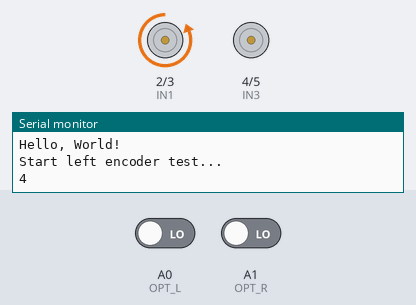
This sketch was run on a simulated Arduino Uno, built with avr-gcc and run on an emulated ATmega328P. On the bench: motor-driver pin pairs drawn as motors (green arrow = first pin HIGH = forward, orange = second pin HIGH = backward, longer = more drive, scaled by the enable pin), the last lines printed to the serial monitor. The inputs (shaded band) are chosen by the test bench; at power-on: A0 (OPT_L) LOW, A1 (OPT_R) LOW.

Above: at 0.1 s.
At 3.1 s:
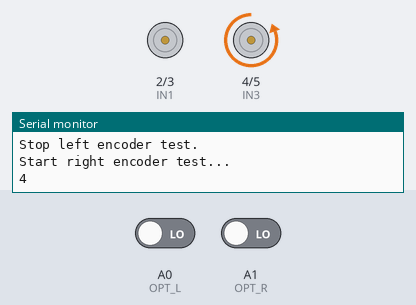
At 4.1 s:
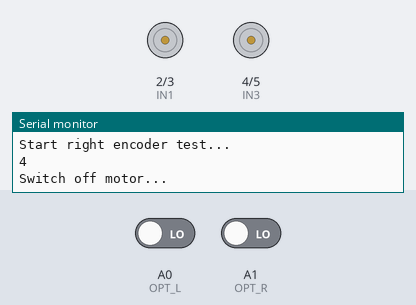
Timing chart, 0 to 5.6 s (numbered marks = the images above):
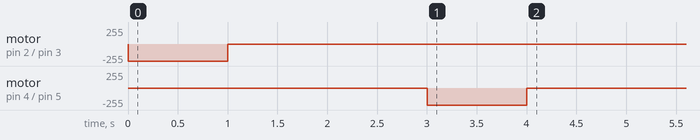

The sketch:

encoder_test.ino
```cpp
#include "NanoBot.h"

void setup() {
  NanoInitialise();
  _NanoEncoderTest('l');
  delay(1000);
  _NanoEncoderTest('r');
}

void loop() {
}
```

NanoBot.cpp
```cpp
/*
  Robot.cpp - Library to control robots
  Created by D'Cruz A., Knowlden G., Siew K., November 2015
  Last updated 2015-11-03
*/

//include header files
#include "NanoBot.h"
#include "PinChangeInt.h"

//variables
char _Nano_left_direction;
char _Nano_right_direction;

int _Nano_left_ticks;
int _Nano_left_ticks_last;
bool _Nano_debug_print_encoder_left;  //left optocoupler not working
bool _Nano_debug_print_encoder_right;
long _Nano_debug_start_time_micros;

int _Nano_right_ticks;

long _Nano_left_micros;
long _Nano_left_micros_last;

float _Nano_left_speed;

//functions
void NanoInitialise() {
  //initialise the nanoBot

  //start serial
  Serial.begin(9600);
  Serial.println("Hello, World!");

  //initialise the motors
  _NanoInitialiseMotors();

  //initialise the optocouplers
  pinMode(OPT_L, INPUT);
  PCintPort::attachInterrupt(OPT_L, _NanoOptocouplerLeft, RISING); //only detect slits (it's 0 on slit and 1 on wood so we are detecting moving from slit to wood right?)
  pinMode(OPT_R, INPUT);
  PCintPort::attachInterrupt(OPT_R, _NanoOptocouplerRight, RISING); //only detect slits


  //initialise the interrupts
  cli(); //pause interrupts to set up sensitive stuff

  //set timer1 interrupt at 10Hz
  TCCR1A = 0;// set entire TCCR1A register to 0
  TCCR1B = 0;// same for TCCR1B
  TCNT1  = 0;//initialize counter value to 0
  // set compare match register for 100hz increments
  OCR1A = 155;// = (16*10^6) / (100*1024) - 1 (must be <65536)
  // turn on CTC mode
  TCCR1B |= (1 << WGM12);
  // Set CS10 and CS12 bits for 1024 prescaler
  TCCR1B |= (1 << CS12) | (1 << CS10);
  // enable timer compare interrupt
  TIMSK1 |= (1 << OCIE1A);

  sei(); //resume interrupts
}

void _NanoInitialiseMotors() {
  //initialise the motors according to the #defines from the header file
  pinMode(EN1, OUTPUT);
  pinMode(EN2, OUTPUT);
  pinMode(IN1, OUTPUT);
  pinMode(IN2, OUTPUT);
  pinMode(IN3, OUTPUT);
  pinMode(IN4, OUTPUT);
}

void NanoDrive(float motor_a_speed, float motor_b_speed)
{
  //Move both motors at defined speeds/directions
  //speed is truncated in the range {-1 <= speed <= 1}
  //positive speeds are forward, negative speeds are backward

  //truncate speeds
  if (motor_a_speed > 1) {
    motor_a_speed = 1;
  } else if (motor_a_speed < -1) {
    motor_a_speed = -1;
  }
  if (motor_b_speed > 1) {
    motor_b_speed = 1;
  } else if (motor_b_speed < -1) {
    motor_b_speed = -1;
  }

  boolean in1, in2, in3, in4;

  if (motor_a_speed > 0) { //forward
    in1 = LOW;
    in2 = HIGH;
    _Nano_left_direction = 0; //todo: fix this
    _Nano_right_direction = 0; //todo: fix this
  } else { //backward
    in1 = HIGH;
    in2 = LOW;
    _Nano_left_direction = 1; //todo: fix this
    _Nano_right_direction = 1; //todo: fix this
  }

  if (motor_b_speed > 0) { //forward
    in3 = LOW;
    in4 = HIGH;
    _Nano_left_direction = 0; //todo: fix this
    _Nano_right_direction = 0; //todo: fix this
  } else { //backward
    in3 = HIGH;
    in4 = LOW;
    _Nano_left_direction = 1; //todo: fix this
    _Nano_right_direction = 1; //todo: fix this
  }

  //set the motors
  digitalWrite(IN1, in1);
  digitalWrite(IN2, in2);
  digitalWrite(IN3, in3);
  digitalWrite(IN4, in4);

  //run the motors
  int speed_a = abs(motor_a_speed) * 255;
  int speed_b = abs(motor_b_speed) * 255;
  analogWrite(EN1, speed_a);
  analogWrite(EN2, speed_b);

}

//these next 2 functions will eventually be replaced by ones with closed loops
void NanoForward(int duration) {
  NanoDrive(1, 1);
  delay(duration);
  NanoStop();
}

void NanoBackward(int duration) {
  NanoDrive(-1, -1);
  delay(duration);
  NanoStop();
}

void NanoStop() {
  //stop moving
  NanoDrive(0, 0);
}

void NanoTurn(char turn_direction, int duration) {
  if (turn_direction == 'a' || turn_direction == 'l') {
    NanoDrive(-1, 1);
  }
  else if (turn_direction == 'd' || turn_direction == 'r') {
    NanoDrive(1, -1);
  } else {
    Serial.print("Turn direction: '");
    Serial.print(turn_direction);
    Serial.println("' not recongised.");
  }
  delay(duration);
  NanoStop();
}

void _NanoOptocouplerLeft() {
  //callback for the left optocoupler
  if (_Nano_left_direction) { //driving forward
    _Nano_left_ticks++;
  } else { //driving backward
    _Nano_left_ticks--;
  }

  if (_Nano_debug_print_encoder_left) {
    Serial.println(micros() - _Nano_debug_start_time_micros);
    //Serial.println(_Nano_left_ticks);
    //Serial.print("\t");
  }

}

void _NanoOptocouplerRight() {
  //callback for the right optocoupler
  if (_Nano_right_direction) { //driving forward
    _Nano_right_ticks++;
  } else { //driving backward
    _Nano_right_ticks--;
  }

  if (_Nano_debug_print_encoder_right) {
    Serial.println(micros() - _Nano_debug_start_time_micros);
    //Serial.println(_Nano_left_ticks);
    //Serial.print("\t");
  }
}

void _NanoEncoderTest(char encoder_side) {
  //a small function to help test the encoders

  //encoder_side: 'l' or 'r' encoder to be tested

  if (encoder_side == 'r') {
    Serial.println("Start right encoder test...");
    _Nano_debug_print_encoder_right = true;
  } else if (encoder_side == 'l') {
    Serial.println("Start left encoder test...");
    _Nano_debug_print_encoder_left = true;
  } else {
    Serial.println("ERROR: Invalid encoder type.");
    return;
  }

  _Nano_debug_start_time_micros = micros();

  Serial.println(micros() - _Nano_debug_start_time_micros);

  if (encoder_side == 'r') {
    NanoDrive(0, 1);
  } else {
    NanoDrive(1, 0);
  }
  delay(1000);
  NanoDrive(0, 0);
  Serial.println("Switch off motor...");
  delay(1000);

  if (encoder_side == 'r') {
    Serial.println("Stop right encoder test.");
    _Nano_debug_print_encoder_right = false;
  } else if (encoder_side == 'l') {
    Serial.println("Stop left encoder test.");
    _Nano_debug_print_encoder_left = false;
  }
}

//void NanoDriveStraightForwardNaive(int distance) {
//  //still very much under development
//  //this is a function to drive straight, and it is very cute and naive.
//  //it doen't actually drive straight
//  //it will drive a total distance of 'distance' mm
//
//  //work out how many ticks we want to travel
//  int distance_ticks = distance / (2 * PI * RADIUS / SLITS);
//
//  //get the initial positions. we will try and increase them by the same amount
//  int final_left_ticks = _Nano_left_ticks + distance_ticks;
//  int final_right_ticks = _Nano_right_ticks + distance_ticks;
//
//  //the 'tick difference' should be maintained
//  int initial_tick_difference = _Nano_left_ticks - _Nano_right_ticks;
//
//  //initial power
//  int left_power = 200;
//  int right_power = 200;
//
//  char to_rest = 5; //number of ticks it takes to stop. around 6 at 255 speed
//  char thres = 1; //sensitivity to tick difference
//  char inc = 3; //amount to increment or decrement the power
//  char delay_time = 10; //ms to delay each loop
//
//  while (_Nano_left_ticks + to_rest < final_left_ticks && _Nano_right_ticks + to_rest < final_right_ticks) {
//    int tick_difference = _Nano_left_ticks - _Nano_right_ticks;
//    int tick_delta = tick_difference - initial_tick_difference; //how far we have done left or right
//    if (tick_difference > thres) {
//      //we are too far to the right
//      Serial.print(tick_difference);
//      Serial.println(": To far to right");
//      left_power -= inc;
//      right_power += inc;
//      Serial.print((int)left_power);
//      Serial.println((int)right_power);
//    } else if (tick_difference < -thres) {
//      //we are too far to the left
//      Serial.print(tick_difference);
//      Serial.println(": To far to left");
//      left_power += inc;
//      right_power -= inc;
//      Serial.print((int)left_power);
//      Serial.println((int)right_power);
//    } else {
//      Serial.print(tick_difference);
//      Serial.println(": Good");
//      Serial.print((int)left_power);
//      Serial.println((int)right_power);
//    }
//
//    //bound them
//    if (left_power > 255) {
//      left_power = 255;
//    }
//    if (left_power < 0) {
//      left_power = 0;
//    }
//    if (right_power > 255) {
//      right_power = 255;
//    }
//    if (right_power < 0) {
//      right_power = 0;
//    }
//
//    //begin driving, leave room for corrections
//    NanoDrive(1, left_power, 1);
//    NanoDrive(0, right_power, 1);
//
//    delay(delay_time); //give enough time for a tick or two
//  }
//
//  //we will arrive if we slow down now
//  NanoDrive(1, 0, 1);
//  NanoDrive(0, 0, 1);
//}

ISR(TIMER1_COMPA_vect) {
  /*long time_micros = micros();

    if (time_micros - _Nano_left_micros_last > 50000) { //if nothing for 50ms
  	//_Nano_left_speed = 0;
    }*/

  //calculate wheel speed
  /*
    _Nano_left_micros = micros();

    _Nano_left_speed = 1000000*(2*PI/SLITS)/(_Nano_left_micros - _Nano_left_micros_last); //speed in radians/second

    _Nano_left_micros_last = _Nano_left_micros;*/

  //really calculate speed

  //code for PID control

  /*float Kp = 0.8;
    float Ki = 0;
    float Kd = 0;

    static int r_old=0, e_old=0, e_old2=0;
    e_func = v_des - _Nano_left_speed;
    r_mot = r_old + Kp*(e_func-e_old) + Ki*(e_func+e_old)/2 + Kd*(e_func - 2* e_old + e_old2);
    r_mot = min(r_mot, +100); // limit output
    r_mot = max(r_mot, -100); // limit output
    e_old2 = e_old;
    e_old = e_func;
    r_old = r_mot;*/
}
```

NanoBot.h
```cpp
/*
 Robot.h - Library to control robots
 Created by D'Cruz A., Knowlden G., Siew K., November 2015
 Last updated 2015-11-03
 */

// ensure this library description is only included once
#ifndef NanoBot_h
#define NanoBot_h

// include necessary libraries
#include "Arduino.h"

//Motor A
#define EN1 6 //Speed control blue
#define IN1 2 //Direction green
#define IN2 3 //Direction yellow

//Motor B
#define EN2 7 //Speed control blue
#define IN3 4 //Direction green
#define IN4 5 //Direction yellow

//encoders
#define OPT_L A0
#define OPT_R A1

//constants
#define SLITS 20
#define RADIUS 33

//************************FUNCTIONS***************************
//************************INITIALISATION***************************
void NanoInitialise();
void _NanoInitialiseMotors();
//************************MOVEMENT***************************
void NanoDrive(float motor_a_speed, float motor_b_speed);
void NanoForward(int duration);
void NanoBackward(int duration);
void NanoStop();
void NanoTurn(char turn_direction, int duration);
void _NanoOptocouplerLeft();
void _NanoOptocouplerRight();

extern char _Nano_left_direction;
extern char _Nano_right_direction;

extern int _Nano_left_ticks;
extern int _Nano_left_ticks_last;
extern bool _Nano_debug_print_encoder_left;

extern int _Nano_right_ticks;

extern long _Nano_left_micros;
extern long _Nano_left_micros_last;

extern float _Nano_left_speed;

void _NanoEncoderTest(char encoder_side);
void NanoDriveStraightForwardNaive(int distance);

#endif
```
